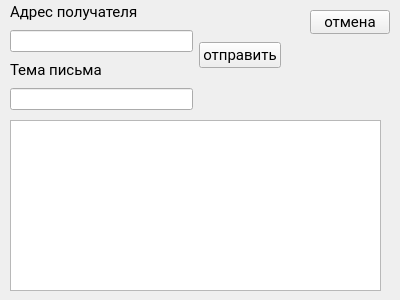
<?xml version="1.0" encoding="UTF-8"?>
<ui version="4.0">
 <class>MessageForm</class>
 <widget class="QWidget" name="MessageForm">
  <property name="geometry">
   <rect>
    <x>0</x>
    <y>0</y>
    <width>400</width>
    <height>300</height>
   </rect>
  </property>
  <property name="minimumSize">
   <size>
    <width>400</width>
    <height>300</height>
   </size>
  </property>
  <property name="maximumSize">
   <size>
    <width>400</width>
    <height>300</height>
   </size>
  </property>
  <property name="windowTitle">
   <string>Отправка сообщения</string>
  </property>
  <widget class="QTextEdit" name="textEdit">
   <property name="geometry">
    <rect>
     <x>10</x>
     <y>120</y>
     <width>371</width>
     <height>171</height>
    </rect>
   </property>
   <property name="minimumSize">
    <size>
     <width>0</width>
     <height>0</height>
    </size>
   </property>
  </widget>
  <widget class="QPushButton" name="pushButton">
   <property name="geometry">
    <rect>
     <x>310</x>
     <y>10</y>
     <width>80</width>
     <height>24</height>
    </rect>
   </property>
   <property name="font">
    <font>
     <family>Roboto</family>
     <pointsize>11</pointsize>
    </font>
   </property>
   <property name="text">
    <string>отмена</string>
   </property>
  </widget>
  <widget class="QWidget" name="">
   <property name="geometry">
    <rect>
     <x>10</x>
     <y>0</y>
     <width>271</width>
     <height>110</height>
    </rect>
   </property>
   <layout class="QHBoxLayout" name="horizontalLayout">
    <item>
     <layout class="QVBoxLayout" name="verticalLayout">
      <item>
       <widget class="QLabel" name="label">
        <property name="font">
         <font>
          <family>Roboto</family>
          <pointsize>11</pointsize>
         </font>
        </property>
        <property name="text">
         <string>Адрес получателя</string>
        </property>
       </widget>
      </item>
      <item>
       <widget class="QLineEdit" name="recipientLineEdit"/>
      </item>
      <item>
       <widget class="QLabel" name="label_2">
        <property name="font">
         <font>
          <family>Roboto</family>
          <pointsize>11</pointsize>
         </font>
        </property>
        <property name="text">
         <string>Тема письма</string>
        </property>
       </widget>
      </item>
      <item>
       <widget class="QLineEdit" name="subjectLineEdit"/>
      </item>
     </layout>
    </item>
    <item>
     <widget class="QPushButton" name="sendButton">
      <property name="font">
       <font>
        <family>Roboto</family>
        <pointsize>11</pointsize>
       </font>
      </property>
      <property name="text">
       <string>отправить</string>
      </property>
     </widget>
    </item>
   </layout>
  </widget>
 </widget>
 <resources/>
 <connections/>
</ui>
